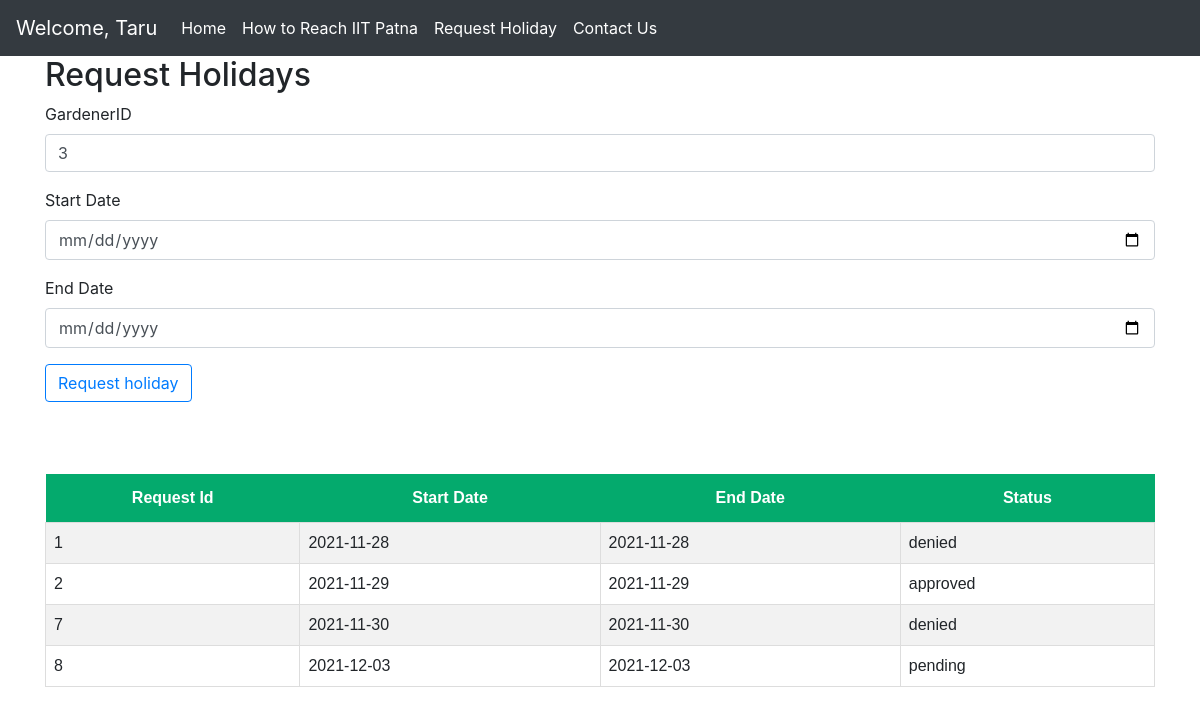
Page /Mini-project/requestholiday.php (signed in) on the committed database.
### tables this page shows
CREATE TABLE `holidayrequest` (
  `hrid` int(11) NOT NULL,
  `gardenerid` int(11) NOT NULL,
  `startdate` date NOT NULL,
  `enddate` date NOT NULL,
  `isApproved` varchar(255) NOT NULL DEFAULT 'pending'
);

### Mini-project/requestholiday.php (the view, shortened to what this page needs)
<?php
    include('navbargardener.php');
    require('db.php');
    $var1 = $_SESSION['gardenerid'];
?>
<!DOCTYPE html>
<html lang="en">
<head>
  <link rel="stylesheet" href="https://maxcdn.bootstrapcdn.com/bootstrap/4.0.0/css/bootstrap.min.css">
</head>
<body>
 <div class = "container">
  <div class = "header">
        <h2> Request Holidays </h2>
  </div>
  <form action = "requestholidayserver.php" method="post">
   <div class="mb-3">
        <label for="gardenerid" class="form-label" >GardenerID</label>
        <input type="text" name = "gardenerid" class="form-control" value = <?php echo $_SESSION['gardenerid']; ?> >
   </div>
   <div class="mb-3">
        <label for="StartDate" class="form-label">Start Date</label>
        <input type="date" name = "startdate" class="form-control" placeholder="enter date" required>
   </div>
   <div class="mb-3">
        <label for="StartDate" class="form-label">
               End Date
        </label>
        <input type="date" name = "enddate" class="form-control" placeholder="enter date" required>
   </div>
   <button type = "submit" class="btn btn-outline-primary" name = "gardenerdetailsubmit">Request holiday</button>
 </form>
<br><br><br>
 <table id = 'users'>
      <tr>
        <th>Request Id</th>
        <th>Start Date</th>
        <th>End Date</th>
        <th>Status</th>
      </tr>
      <?php
      $sql2 = "SELECT * from `holidayrequest` where gardenerid = '$var1'" ;
      $result2= mysqli_query($db, $sql2);
      if(mysqli_num_rows($result2)==0){
        ?>
        <tr>
        <td>No Request Made</td>
        <td>Relax!</td>
        <td>Relax!</td>
        <td>Relax!</td>
      </tr>
      <?php } else {
      while($row2 = mysqli_fetch_assoc($result2)){
        ?>
        <tr>
        <td><?php echo $row2['hrid'] ?></td>
        <td><?php echo $row2['startdate'] ?></td>
        <td><?php echo $row2['enddate'] ?></td>
        <td><?php echo $row2['isApproved'] ?></td>
      </tr>
      <?php }} ?>
    </table>
</div>
</body>
</html>

### Mini-project/requestholiday.php (style rules this page uses)
#users { font-family: Arial, Helvetica, sans-serif; border-collapse: collapse; width: 100%; }
#users td, #customers th { border: 1px solid #ddd; padding: 8px; }
#users tr:nth-child(even) { background-color: #f2f2f2; }
#users th { padding-top: 12px; padding-bottom: 12px; text-align: left; background-color: #04AA6D; color: white; text-align: center; }

### rows in the picture
holidayrequest: hrid "1", startdate "2021-11-28", enddate "2021-11-28", isApproved "denied"
holidayrequest: hrid "2", startdate "2021-11-29", enddate "2021-11-29", isApproved "approved"
holidayrequest: hrid "7", startdate "2021-11-30", enddate "2021-11-30", isApproved "denied"
holidayrequest: hrid "8", startdate "2021-12-03", enddate "2021-12-03", isApproved "pending"

### other values in the picture
$_SESSION['username'] "Taru"
